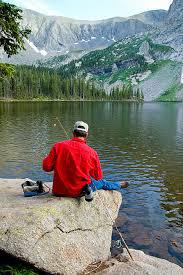
#> input picture Retrieval_and_clustering/Week4/images/rivers/ANd9GcQ-9q7fjHdCPVLZHzTvLPvtklacP7xAO82eCTM2EuOxEL4Sl3qpzg.jpg, 183 x 275 px; the run also reads 1 picture not shown here
$ jupyter execute --allow-errors 3_em-for-gmm_blank.ipynb   (shell and % lines are left out)   (Python 2 division)
#> lines starting #> are read from the running program, lines starting #| are printed output that depends on the picture
# Fitting Gaussian Mixture Models with EM

In this assignment you will
* implement the EM algorithm for a Gaussian mixture model
* apply your implementation to cluster images
* explore clustering results and interpret the output of the EM algorithm

**Note to Amazon EC2 users**: To conserve memory, make sure to stop all the other notebooks before running this notebook.

## Import necessary packages

The following code block will check if you have the correct version of GraphLab Create. Any version later than 1.8.5 will do. To upgrade, read [this page](https://turi.com/download/upgrade-graphlab-create.html).

[cell 1]
import pandas as pd
import numpy as np
import matplotlib.pyplot as plt
import copy
from scipy.stats import multivariate_normal

## Implementing the EM algorithm for Gaussian mixture models

In this section, you will implement the EM algorithm. We will take the following steps:

- Provide a log likelihood function for this model.
- Implement the EM algorithm.
- Create some synthetic data.
- Visualize the progress of the parameters during the course of running EM.
- Visualize the convergence of the model.

### Log likelihood
We provide a function to calculate log likelihood for mixture of Gaussians. The log likelihood quantifies the probability of observing a given set of data under a particular setting of the parameters in our model. We will use this to assess convergence of our EM algorithm; specifically, we will keep looping through EM update steps until the log likehood ceases to increase at a certain rate.

[cell 2]
def log_sum_exp(Z):
    """ Compute log(\sum_i exp(Z_i)) for some array Z."""
    return np.max(Z) + np.log(np.sum(np.exp(Z - np.max(Z))))

def loglikelihood(data, weights, means, covs):
    """ Compute the loglikelihood of the data for a Gaussian mixture model with the given parameters. """
    num_clusters = len(means)
    num_dim = len(data[0])

    ll = 0
    for d in data:

        Z = np.zeros(num_clusters)
        for k in range(num_clusters):

            # Compute (x-mu)^T * Sigma^{-1} * (x-mu)
            delta = np.array(d) - means[k]
            exponent_term = np.dot(delta.T, np.dot(np.linalg.inv(covs[k]), delta))

            # Compute loglikelihood contribution for this data point and this cluster
            Z[k] += np.log(weights[k])
            Z[k] -= 1/2. * (num_dim * np.log(2*np.pi) + np.log(np.linalg.det(covs[k])) + exponent_term)

        # Increment loglikelihood contribution of this data point across all clusters
        ll += log_sum_exp(Z)

    return ll

### E-step: assign cluster responsibilities, given current parameters

The first step in the EM algorithm is to compute cluster responsibilities. Let $r_{ik}$ denote the responsibility of cluster $k$ for data point $i$. Note that cluster responsibilities are fractional parts: Cluster responsibilities for a single data point $i$ should sum to 1.
$$
r_{i1} + r_{i2} + \ldots + r_{iK} = 1
$$

To figure how much a cluster is responsible for a given data point, we compute the likelihood of the data point under the  particular cluster assignment, multiplied by the weight of the cluster. For data point $i$ and cluster $k$, this quantity is
$$
r_{ik} \propto \pi_k N(x_i | \mu_k, \Sigma_k)
$$
where $N(x_i | \mu_k, \Sigma_k)$ is the Gaussian distribution for cluster $k$ (with mean $\mu_k$ and covariance $\Sigma_k$).

We used $\propto$ because the quantity $N(x_i | \mu_k, \Sigma_k)$ is not yet the responsibility we want. To ensure that all responsibilities over each data point add up to 1, we add the normalization constant in the denominator:
$$
r_{ik} = \frac{\pi_k N(x_i | \mu_k, \Sigma_k)}{\sum_{k=1}^{K} \pi_k N(x_i | \mu_k, \Sigma_k)}.
$$

Complete the following function that computes $r_{ik}$ for all data points $i$ and clusters $k$.

**Drawing from a Gaussian distribution.** SciPy provides a convenient function [multivariate_normal.pdf](http://docs.scipy.org/doc/scipy-0.14.0/reference/generated/scipy.stats.multivariate_normal.html) that computes the likelihood of seeing a data point in a multivariate Gaussian distribution. The usage is
```
multivariate_normal.pdf([data point], mean=[mean vector], cov=[covariance matrix])
```

[cell 3]
def compute_responsibilities(data, weights, means, covariances):
    '''E-step: compute responsibilities, given the current parameters'''
    num_data = len(data)
    num_clusters = len(means)
    resp = np.zeros((num_data, num_clusters))

    # Update resp matrix so that resp[i,k] is the responsibility of cluster k for data point i.
    # Hint: To compute likelihood of seeing data point i given cluster k, use multivariate_normal.pdf.
    for i in range(num_data):
        for k in range(num_clusters):
            # YOUR CODE HERE
            N_k = multivariate_normal.pdf(data[i], mean=means[k], cov=covariances[k])
            #resp[j, k] = weights[k] * multivariate_normal.pdf(data[j], means[k], covariances[k])
            A = weights[k]*N_k
            resp[i, k] = A

    # Add up responsibilities over each data point and normalize
    row_sums = resp.sum(axis=1)[:, np.newaxis]
    resp = resp / row_sums

    return resp

**Checkpoint**.

[cell 4]
resp = compute_responsibilities(data=np.array([[1.,2.],[-1.,-2.]]), weights=np.array([0.3, 0.7]),
                                means=[np.array([0.,0.]), np.array([1.,1.])],
                                covariances=[np.array([[1.5, 0.],[0.,2.5]]), np.array([[1.,1.],[1.,2.]])])

if resp.shape==(2,2) and np.allclose(resp, np.array([[0.10512733, 0.89487267], [0.46468164, 0.53531836]])):
    print 'Checkpoint passed!'
else:
    print 'Check your code again.'

### M-step: Update parameters, given current cluster responsibilities

Once the cluster responsibilities are computed, we update the parameters (weights, means, and covariances) associated with the clusters.

**Computing soft counts**. Before updating the parameters, we first compute what is known as "soft counts". The soft count of a cluster is the sum of all cluster responsibilities for that cluster:
$$
N^{\text{soft}}_k = r_{1k} + r_{2k} + \ldots + r_{Nk} = \sum_{i=1}^{N} r_{ik}
$$

where we loop over data points. Note that, unlike k-means, we must loop over every single data point in the dataset. This is because all clusters are represented in all data points, to a varying degree.

We provide the function for computing the soft counts:

[cell 5]
def compute_soft_counts(resp):
    # Compute the total responsibility assigned to each cluster, which will be useful when
    # implementing M-steps below. In the lectures this is called N^{soft}
    counts = np.sum(resp, axis=0)
    return counts

**Updating weights.** The cluster weights show us how much each cluster is represented over all data points. The weight of cluster $k$ is given by the ratio of the soft count $N^{\text{soft}}_{k}$ to the total number of data points $N$:
$$
\hat{\pi}_k = \frac{N^{\text{soft}}_{k}}{N}
$$
Notice that $N$ is equal to the sum over the soft counts $N^{\text{soft}}_{k}$ of all clusters.

Complete the following function:

[cell 6]
def compute_weights(counts):
    num_clusters = len(counts)
    weights = [0.] * num_clusters
    N = np.sum(counts,axis = 0)
    for k in range(num_clusters):
        # Update the weight for cluster k using the M-step update rule for the cluster weight, \hat{\pi}_k.
        # HINT: compute # of data points by summing soft counts.
        # YOUR CODE HERE
        weights[k] =  counts[k]/N

    return weights

**Checkpoint**.

[cell 7]
resp = compute_responsibilities(data=np.array([[1.,2.],[-1.,-2.],[0,0]]), weights=np.array([0.3, 0.7]),
                                means=[np.array([0.,0.]), np.array([1.,1.])],
                                covariances=[np.array([[1.5, 0.],[0.,2.5]]), np.array([[1.,1.],[1.,2.]])])
counts = compute_soft_counts(resp)
weights = compute_weights(counts)

print counts
print weights

if np.allclose(weights, [0.27904865942515705, 0.720951340574843]):
    print 'Checkpoint passed!'
else:
    print 'Check your code again.'

**Updating means**. The mean of each cluster is set to the [weighted average](https://en.wikipedia.org/wiki/Weighted_arithmetic_mean) of all data points, weighted by the cluster responsibilities:
$$
\hat{\mu}_k = \frac{1}{N_k^{\text{soft}}} \sum_{i=1}^N r_{ik}x_i
$$

Complete the following function:

[cell 8]
def compute_means(data, resp, counts):
    num_clusters = len(counts)
    num_data = len(data)
    means = [np.zeros(len(data[0]))] * num_clusters

    for k in range(num_clusters):
        # Update means for cluster k using the M-step update rule for the mean variables.
        # This will assign the variable means[k] to be our estimate for \hat{\mu}_k.
        weighted_sum = 0.
        for i in range(num_data):
            # YOUR CODE HERE
            weighted_sum += resp[i,k]*data[i]

        # YOUR CODE HERE
        means[k] = weighted_sum/counts[k]

    return means

**Checkpoint**.

[cell 9]
data_tmp = np.array([[1.,2.],[-1.,-2.]])
resp = compute_responsibilities(data=data_tmp, weights=np.array([0.3, 0.7]),
                                means=[np.array([0.,0.]), np.array([1.,1.])],
                                covariances=[np.array([[1.5, 0.],[0.,2.5]]), np.array([[1.,1.],[1.,2.]])])
counts = compute_soft_counts(resp)
means = compute_means(data_tmp, resp, counts)

if np.allclose(means, np.array([[-0.6310085, -1.262017], [0.25140299, 0.50280599]])):
    print 'Checkpoint passed!'
else:
    print 'Check your code again.'

**Updating covariances**.  The covariance of each cluster is set to the weighted average of all [outer products](https://people.duke.edu/~ccc14/sta-663/LinearAlgebraReview.html), weighted by the cluster responsibilities:
$$
\hat{\Sigma}_k = \frac{1}{N^{\text{soft}}_k}\sum_{i=1}^N r_{ik} (x_i - \hat{\mu}_k)(x_i - \hat{\mu}_k)^T
$$

The "outer product" in this context refers to the matrix product
$$
(x_i - \hat{\mu}_k)(x_i - \hat{\mu}_k)^T.
$$
Letting $(x_i - \hat{\mu}_k)$ to be $d \times 1$ column vector, this product is a $d \times d$ matrix. Taking the weighted average of all outer products gives us the covariance matrix, which is also $d \times d$.

Complete the following function:

[cell 10]
def compute_covariances(data, resp, counts, means):
    num_clusters = len(counts)
    num_dim = len(data[0])
    num_data = len(data)
    covariances = [np.zeros((num_dim,num_dim))] * num_clusters

    for k in range(num_clusters):
        # Update covariances for cluster k using the M-step update rule for covariance variables.
        # This will assign the variable covariances[k] to be the estimate for \hat{\Sigma}_k.
        weighted_sum = np.zeros((num_dim, num_dim))
        for i in range(num_data):
            # YOUR CODE HERE (Hint: Use np.outer on the data[i] and this cluster's mean)
            weighted_sum += resp[i,k] * np.outer(data[i] - means[k], data[i] - means[k])
        # YOUR CODE HERE
        covariances[k] = weighted_sum/counts[k]

    return covariances

**Checkpoint**.

[cell 11]
data_tmp = np.array([[1.,2.],[-1.,-2.]])
resp = compute_responsibilities(data=data_tmp, weights=np.array([0.3, 0.7]),
                                means=[np.array([0.,0.]), np.array([1.,1.])],
                                covariances=[np.array([[1.5, 0.],[0.,2.5]]), np.array([[1.,1.],[1.,2.]])])
counts = compute_soft_counts(resp)
means = compute_means(data_tmp, resp, counts)
covariances = compute_covariances(data_tmp, resp, counts, means)

if np.allclose(covariances[0], np.array([[0.60182827, 1.20365655], [1.20365655, 2.4073131]])) and \
    np.allclose(covariances[1], np.array([[ 0.93679654, 1.87359307], [1.87359307, 3.74718614]])):
    print 'Checkpoint passed!'
else:
    print 'Check your code again.'

### The EM algorithm

We are almost done. Let us write a function that takes initial parameter estimates and runs EM. You should complete each line that says ```# YOUR CODE HERE```.

[cell 12]
# SOLUTION
def EM(data, init_means, init_covariances, init_weights, maxiter=1000, thresh=1e-4):

    # Make copies of initial parameters, which we will update during each iteration
    means = init_means[:]
    covariances = init_covariances[:]
    weights = init_weights[:]

    # Infer dimensions of dataset and the number of clusters
    num_data = len(data)
    num_dim = len(data[0])
    num_clusters = len(means)

    # Initialize some useful variables
    resp = np.zeros((num_data, num_clusters))
    ll = loglikelihood(data, weights, means, covariances)
    ll_trace = [ll]

    for it in range(maxiter):
        if it % 5 == 0:
            print("Iteration %s" % it)

        # E-step: compute responsibilities
        resp = compute_responsibilities(data, weights, means, covariances)

        # M-step
        # Compute the total responsibility assigned to each cluster, which will be useful when
        # implementing M-steps below. In the lectures this is called N^{soft}
        counts = compute_soft_counts(resp)

        # Update the weight for cluster k using the M-step update rule for the cluster weight, \hat{\pi}_k.
        # YOUR CODE HERE
        weights = compute_weights(counts)

        # Update means for cluster k using the M-step update rule for the mean variables.
        # This will assign the variable means[k] to be our estimate for \hat{\mu}_k.
        # YOUR CODE HERE
        means = compute_means(data, resp, counts)

        # Update covariances for cluster k using the M-step update rule for covariance variables.
        # This will assign the variable covariances[k] to be the estimate for \hat{\Sigma}_k.
        # YOUR CODE HERE
        covariances = compute_covariances(data, resp, counts, means)


        # Compute the loglikelihood at this iteration
        # YOUR CODE HERE
        ll_latest = loglikelihood(data, weights, means, covariances)
        ll_trace.append(ll_latest)

        # Check for convergence in log-likelihood and store
        if (ll_latest - ll) < thresh and ll_latest > -np.inf:
            break
        ll = ll_latest

    if it % 5 != 0:
        print("Iteration %s" % it)

    out = {'weights': weights, 'means': means, 'covs': covariances, 'loglik': ll_trace, 'resp': resp}

    return out

### Testing the implementation on the simulated data

To help us develop and test our implementation, we will generate some observations from a mixture of Gaussians and then run our EM algorithm to discover the mixture components. We'll begin with a function to generate the data, and a quick plot to visualize its output for a 2-dimensional mixture of three Gaussians.

Now we will create a function to generate data from a mixture of Gaussians model.

[cell 13]
def generate_MoG_data(num_data, means, covariances, weights):
    """ Creates a list of data points """
#> called with num_data = 100
    num_clusters = len(weights)
    data = []
    for i in range(num_data):
        #  Use np.random.choice and weights to pick a cluster id greater than or equal to 0 and less than num_clusters.
        k = np.random.choice(len(weights), 1, p=weights)[0]

        # Use np.random.multivariate_normal to create data from this cluster
        x = np.random.multivariate_normal(means[k], covariances[k])

        data.append(x)
    return data

After specifying a particular set of clusters (so that the results are reproducible across assignments), we use the above function to generate a dataset.

[cell 14]
# Model parameters
init_means = [
    [5, 0], # mean of cluster 1
    [1, 1], # mean of cluster 2
    [0, 5]  # mean of cluster 3
]
init_covariances = [
    [[.5, 0.], [0, .5]], # covariance of cluster 1
    [[.92, .38], [.38, .91]], # covariance of cluster 2
    [[.5, 0.], [0, .5]]  # covariance of cluster 3
]
init_weights = [1/4., 1/2., 1/4.]  # weights of each cluster

# Generate data
np.random.seed(4)
data = generate_MoG_data(100, init_means, init_covariances, init_weights)

Now plot the data you created above. The plot should be a scatterplot with 100 points that appear to roughly fall into three clusters.

[cell 15]
plt.figure()
d = np.vstack(data)
plt.plot(d[:,0], d[:,1],'ko')
plt.rcParams.update({'font.size':16})
plt.tight_layout()
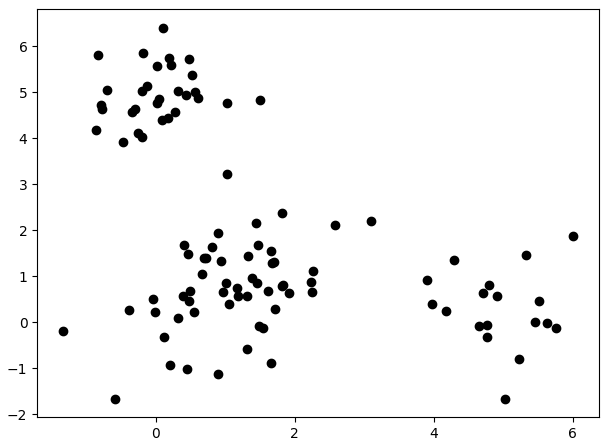
#> figure drawn by matplotlib, 1 panel

Now we'll fit a mixture of Gaussians to this data using our implementation of the EM algorithm. As with k-means, it is important to ask how we obtain an initial configuration of mixing weights and component parameters. In this simple case, we'll take three random points to be the initial cluster means, use the empirical covariance of the data to be the initial covariance in each cluster (a clear overestimate), and set the initial mixing weights to be uniform across clusters.

[cell 16]
np.random.seed(4)

# Initialization of parameters
chosen = np.random.choice(len(data), 3, replace=False)
initial_means = [data[x] for x in chosen]
initial_covs = [np.cov(data, rowvar=0)] * 3
initial_weights = [1/3.] * 3

# Run EM
results = EM(data, initial_means, initial_covs, initial_weights)

**Note**. Like k-means, EM is prone to converging to a local optimum. In practice, you may want to run EM multiple times with different random initialization. We have omitted multiple restarts to keep the assignment reasonably short. For the purpose of this assignment, we assign a particular random seed (`seed=4`) to ensure consistent results among the students.

**Checkpoint**. For this particular example, the EM algorithm is expected to terminate in 23 iterations. That is, the last line of the log should say "Iteration 22". If your function stopped too early or too late, you should re-visit your code.

Our algorithm returns a dictionary with five elements:
* 'loglik': a record of the log likelihood at each iteration
* 'resp': the final responsibility matrix
* 'means': a list of K means
* 'covs': a list of K covariance matrices
* 'weights': the weights corresponding to each model component

**Quiz Question**: What is the weight that EM assigns to the first component after running the above codeblock?

[cell 17]
results['weights'][0]

**Quiz Question**: Using the same set of results, obtain the mean that EM assigns the second component. What is the mean in the first dimension?

[cell 18]
results['means'][1]

**Quiz Question**: Using the same set of results, obtain the covariance that EM assigns the third component. What is the variance in the first dimension?

[cell 19]
results['covs'] [2]

### Plot progress of parameters

One useful feature of testing our implementation on low-dimensional simulated data is that we can easily visualize the results.

We will use the following `plot_contours` function to visualize the Gaussian components over the data at three different points in the algorithm's execution:

1. At initialization (using initial_mu, initial_cov, and initial_weights)
2. After running the algorithm to completion
3. After just 12 iterations (using parameters estimates returned when setting `maxiter=12`)

[cell 20]
import matplotlib.mlab as mlab
def plot_contours(data, means, covs, title):
#> called with title = 'Initial clusters'
    plt.figure()
    plt.plot([x[0] for x in data], [y[1] for y in data],'ko') # data

    delta = 0.025
    k = len(means)
    x = np.arange(-2.0, 7.0, delta)
    y = np.arange(-2.0, 7.0, delta)
    X, Y = np.meshgrid(x, y)
    col = ['green', 'red', 'indigo']
    for i in range(k):
        mean = means[i]
        cov = covs[i]
        sigmax = np.sqrt(cov[0][0])
        sigmay = np.sqrt(cov[1][1])
        sigmaxy = cov[0][1]/(sigmax*sigmay)
        Z = mlab.bivariate_normal(X, Y, sigmax, sigmay, mean[0], mean[1], sigmaxy)
        plt.contour(X, Y, Z, colors = col[i])
        plt.title(title)
    plt.rcParams.update({'font.size':16})
    plt.tight_layout()

#> (a cell that did not finish here is left out)

[cell 22]
# Parameters after running EM to convergence
results = EM(data, initial_means, initial_covs, initial_weights)
#> (the rest of this cell did not finish here and is left out)

Fill in the following code block to visualize the set of parameters we get after running EM for 12 iterations.

[cell 23]
# YOUR CODE HERE
results = EM(data, init_means, init_covariances, init_weights, maxiter=12)


#> (the rest of this cell did not finish here and is left out)

**Quiz Question**: Plot the loglikelihood that is observed at each iteration. Is the loglikelihood plot monotonically increasing, monotonically decreasing, or neither [multiple choice]?

[cell 24]
results = EM(data, initial_means, initial_covs, initial_weights)

# YOUR CODE HERE
loglikelihoods = results['loglik']

[cell 25]
plt.plot(range(len(loglikelihoods)), loglikelihoods, linewidth=4)
plt.xlabel('Iteration')
plt.ylabel('Log-likelihood')
plt.rcParams.update({'font.size':16})
plt.tight_layout()
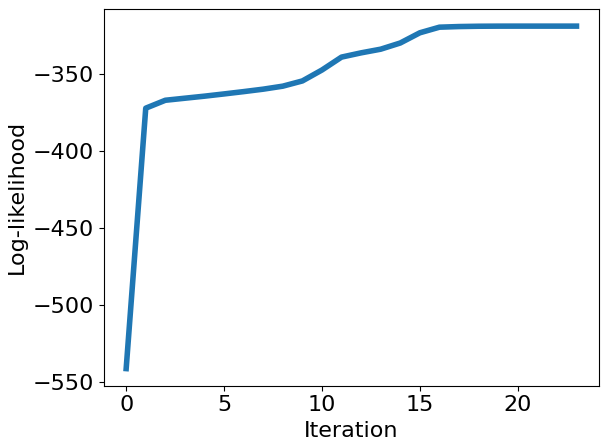
#> figure drawn by matplotlib, 1 panel; curve peaks at x = 23, y = -318.8

## Fitting a Gaussian mixture model for image data

Now that we're confident in our implementation of the EM algorithm, we'll apply it to cluster some more interesting data. In particular, we have a set of images that come from four categories: sunsets, rivers, trees and forests, and cloudy skies. For each image we are given the average intensity of its red, green, and blue pixels, so we have a 3-dimensional representation of our data. Our goal is to find a good clustering of these images using our EM implementation; ideally our algorithm would find clusters that roughly correspond to the four image categories.

To begin with, we'll take a look at the data and get it in a form suitable for input to our algorithm. The data are provided in SFrame format:

[cell 26]
import cv2
import os
import glob
import pandas as pd

import matplotlib
import numpy as np
import matplotlib.pyplot as plt

[cell 27]
def read_image(folder):

#> called with folder = 'rivers'
    img_dir = "images/"+folder
    #img_dir = "images\\rivers"
    print(img_dir)
    data_path = os.path.join(img_dir,'*g')
    print data_path
    files = glob.glob(data_path)
    img_data = []
    img_dataset = pd.DataFrame()
    path = []
    red =[]
    blue =[]
    green=[]
    rgb = []
    for f1 in files:
        path.append(f1)
        img = cv2.imread(f1)
#> img is the input picture: shape (275, 183, 3); mean B, G, R 119.8, 126.9, 122.5
        b,g,r = cv2.split(img)
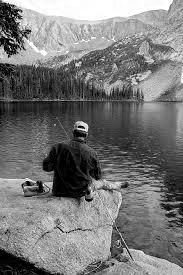
#> b: shape (275, 183); min 0, max 255, mean 119.8
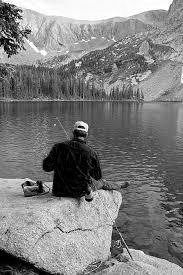
#> g: shape (275, 183); min 0, max 255, mean 126.9
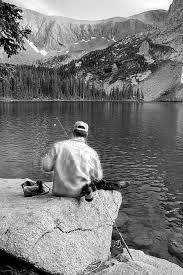
#> r: shape (275, 183); min 0, max 255, mean 122.5
        mean_red = np.mean(r)/256
#> mean_red = 0.478
        mean_green = np.mean(g)/256
#> mean_green = 0.496
#> (the rest of the program and of its run is left out)
